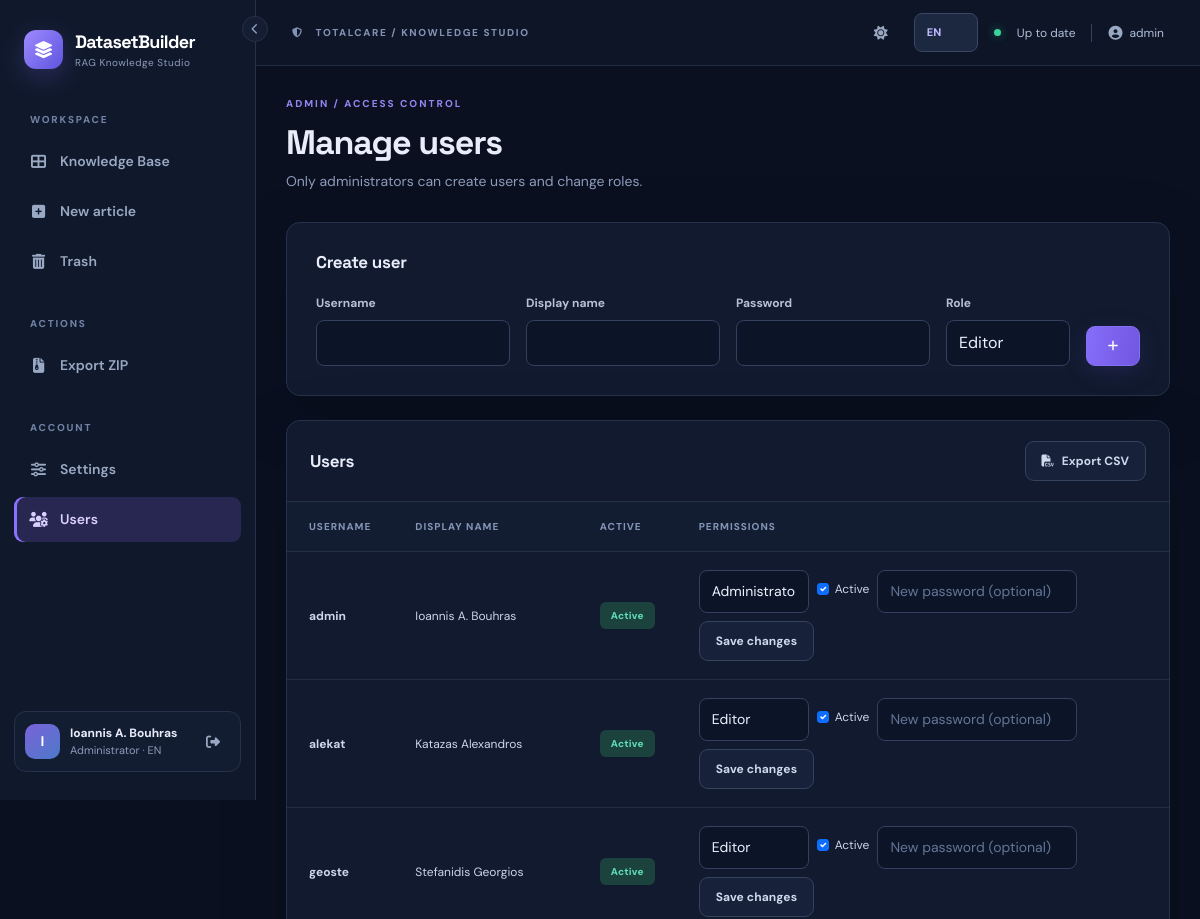
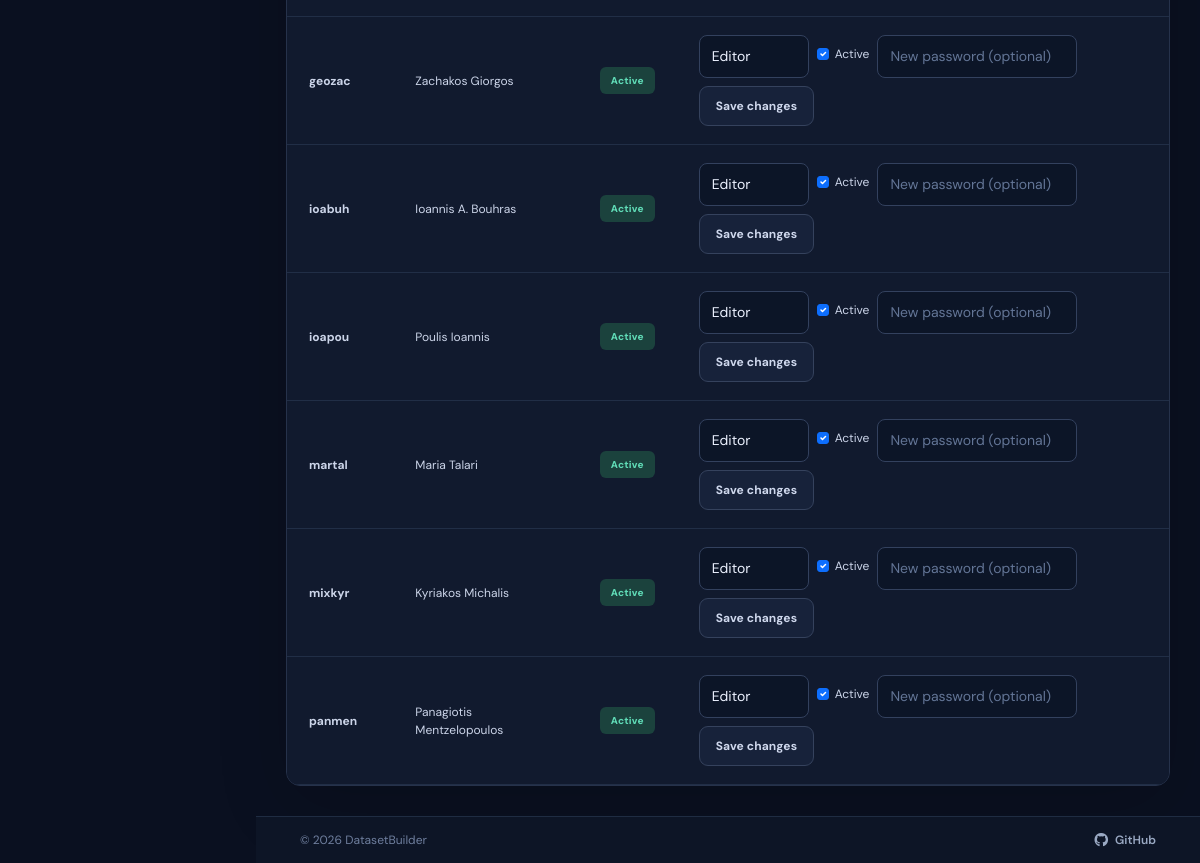
Page /admin/users (signed in) on the committed database (2 pictures, top to bottom).
### datasetbuilder/models.py (models this page shows, shortened)
class User(UserMixin, db.Model):
    __tablename__ = "users"
    id = db.Column(db.Integer, primary_key=True)
    username = db.Column(db.String(80), nullable=False, unique=True)
    display_name = db.Column(db.String(160), nullable=False)
    password_hash = db.Column(db.String(255), nullable=False)
    role = db.Column(db.String(20), nullable=False, default="editor")
    active = db.Column(db.Boolean, nullable=False, default=True)
    created_at = db.Column(db.DateTime, nullable=False, default=utcnow)
    last_login_at = db.Column(db.DateTime)
    preferred_language = db.Column(db.String(2), nullable=False, default="en")
    preferred_theme = db.Column(db.String(5), nullable=False, default="dark")
    @property
    def is_active(self):
        return self.active
    def can_edit(self):
        return self.role in ("admin", "editor")
    def is_admin(self):
        return self.role == "admin"

### datasetbuilder/admin.py (the view)
@bp.get('/users')
@login_required
def users():
    admin_only()
    accounts = (db.session.query(User).order_by(User.username.asc(), User.id.asc())
                .paginate(page=current_page(), per_page=PAGE_SIZE, error_out=False))
    return render_template('users.html', accounts=accounts)

### datasetbuilder/__init__.py (called while the page is built)
@login_manager.user_loader
def load_user(user_id):
    try:
        user = db.session.get(User, int(user_id))
        return user if user and user.active else None
    except (TypeError, ValueError):
        return None

### datasetbuilder/admin.py (called while the page is built)
def admin_only():
    if not current_user.is_admin():
        abort(403)

### datasetbuilder/i18n.py (called while the page is built)
def translate(key, lang='en'):
    return (EL if lang == 'el' else EN).get(key, EN.get(key, key))

### datasetbuilder/metadata_options.py (called while the page is built)
def all_options():
    options = {field: [] for field in OPTION_FIELDS}
    for option in db.session.query(MetadataOption).order_by(MetadataOption.position, MetadataOption.id):
        if option.field in options:
            options[option.field].append(option)
    return options

### datasetbuilder/pagination.py (called while the page is built)
def current_page():
    return max(request.args.get('page', 1, type=int), 1)

### datasetbuilder/templates/users.html (shortened to what this page needs)
{% extends 'base.html' %}
{% from '_pagination.html' import pagination with context %}
{% block content %}
<div class="wide-container users-page">
  <div class="page-head"><div><div class="eyebrow">{{ t('access_eyebrow')|upper }}</div><h1>{{ t('manage_users') }}</h1><p class="muted">{{ t('admin_access_text') }}</p></div></div>
  <div class="surface form-surface mb-4"><h2>{{ t('new_user') }}</h2>
    <form method="post" action="{{ url_for('admin.create_user') }}" class="row g-3 mt-1">
      <div class="col-md-3"><label class="form-label">{{ t('username') }}</label><input class="form-control" name="username" autocomplete="off" required minlength="3" maxlength="80"></div>
      <div class="col-md-3"><label class="form-label">{{ t('display_name') }}</label><input class="form-control" name="display_name" autocomplete="off" required></div>
      <div class="col-md-3"><label class="form-label">{{ t('password') }}</label><input class="form-control" type="password" name="password" autocomplete="new-password" required minlength="12"></div>
      <div class="col-md-2"><label class="form-label">{{ t('role') }}</label><select class="form-select" name="role"><option value="editor">{{ t('account_role_editor') }}</option></select></div>
      <div class="col-md-1 align-self-end"><button class="btn btn-primary w-100"><i class="fa-solid fa-plus"></i></button></div>
    </form>
  </div>
  <div class="surface">
    <div class="surface-header"><h2>{{ t('users') }}</h2><a class="btn btn-outline-light-custom" href="{{ url_for('admin.export_users_csv') }}"><i class="fa-solid fa-file-csv me-2"></i>{{ t('export_csv') }}</a></div>
    <div class="table-responsive"><table class="table data-table"><thead><tr><th>{{ t('username') }}</th><th>{{ t('display_name') }}</th><th>{{ t('active') }}</th><th>{{ t('permissions') }}</th></tr></thead><tbody>
      {% for u in accounts.items %}<tr><td><b>{{ u.username }}</b></td><td>{{ u.display_name }}</td><td><span class="status-pill {% if u.active %}status-approved{% else %}status-draft{% endif %}">{{ t('active_label') if u.active else t('inactive_label') }}</span></td><td><form class="d-flex flex-wrap align-items-center gap-2" method="post" action="{{ url_for('admin.update_user', user_id=u.id) }}"><input type="hidden" name="csrf_token" value="{{ csrf_token() }}"><select class="form-select form-select-sm" name="role" style="width:110px">{% for role in ['admin','editor','viewer'] %}<option value="{{ role }}" {% if u.role==role %}selected{% endif %}>{{ t('account_role_'+role) }}</option>{% endfor %}</select><label class="form-check mb-0"><input class="form-check-input" type="checkbox" name="active" {% if u.active %}checked{% endif %}> {{ t('active') }}</label><input type="password" class="form-control form-control-sm" name="password" autocomplete="new-password" minlength="12" placeholder="{{ t('new_password_optional') }}" style="max-width:200px"><button class="btn btn-sm btn-outline-light-custom">{{ t('save') }}</button></form></td></tr>{% endfor %}
    </tbody></table></div>
  </div>
</div>
{% endblock %}

### datasetbuilder/templates/base.html (shortened to what this page needs)
<!doctype html>
<html lang="{{ ui_lang }}" data-theme="{{ ui_theme }}">
<head>
  <link rel="stylesheet" href="{{ url_for('static', filename='vendor/bootstrap.min.css') }}">
  <link rel="stylesheet" href="https://cdnjs.cloudflare.com/ajax/libs/font-awesome/6.5.2/css/all.min.css">
  <link rel="stylesheet" href="{{ url_for('static', filename='css/app.css') }}">
  <link rel="stylesheet" href="{{ url_for('static', filename='css/print.css') }}" media="print">
</head>
<body class="{% if current_user.is_authenticated %}app-shell{% else %}login-shell{% endif %}{% if nav_collapsed %} nav-collapsed{% endif %}">
{% if current_user.is_authenticated %}
  <aside class="sidebar" id="appSidebar">
    <button type="button" class="nav-collapse-btn" id="nav-collapse" aria-controls="appSidebar" aria-expanded="true" title="{{ t('collapse_nav') }}"><i class="fa-solid fa-chevron-left"></i></button>
    <a class="brand" href="{{ url_for('main.dashboard') }}">
      <span class="brand-icon"><i class="fa-solid fa-layer-group"></i></span>
      <span class="brand-text"><strong>DatasetBuilder</strong><small>{{ t('tagline') }}</small></span>
    </a>
    <div class="sidebar-label">{{ t('workspace')|upper }}</div>
    <nav class="menu">
      <a class="menu-link {% if request.endpoint == 'main.dashboard' %}active{% endif %}" href="{{ url_for('main.dashboard') }}" title="{{ t('dashboard') }}"><i class="fa-solid fa-table-cells-large"></i> <span class="nav-text">{{ t('dashboard') }}</span></a>
      {% if current_user.can_edit() %}
      <a class="menu-link {% if request.endpoint == 'main.new_document' %}active{% endif %}" href="{{ url_for('main.new_document') }}" title="{{ t('new_article') }}"><i class="fa-solid fa-square-plus"></i> <span class="nav-text">{{ t('new_article') }}</span></a>
      {% endif %}
      {% if current_user.can_edit() %}<a class="menu-link {% if request.endpoint == 'main.trash' %}active{% endif %}" href="{{ url_for('main.trash') }}" title="{{ t('trash') }}"><i class="fa-solid fa-trash-can"></i> <span class="nav-text">{{ t('trash') }}</span></a>{% endif %}
    </nav>
    <div class="sidebar-label mt-4">{{ t('actions')|upper }}</div>
    <nav class="menu">
      <a class="menu-link" href="{{ url_for('main.export_zip') }}" id="nav-export" title="{{ t('export') }}"><i class="fa-solid fa-file-zipper"></i> <span class="nav-text">{{ t('export') }}</span></a>
    </nav>
    <div class="sidebar-label mt-4">{{ t('account')|upper }}</div>
    <nav class="menu">
      <a class="menu-link " href="{{ url_for('main.settings') }}" title="{{ t('settings') }}"><i class="fa-solid fa-sliders"></i> <span class="nav-text">{{ t('settings') }}</span></a>
      {% if current_user.is_admin() %}<a class="menu-link {% if request.endpoint == 'admin.users' %}active{% endif %}" href="{{ url_for('admin.users') }}" title="{{ t('users') }}"><i class="fa-solid fa-users-gear"></i> <span class="nav-text">{{ t('users') }}</span></a>{% endif %}
    </nav>
    <div class="sidebar-footer">
      <div class="user-avatar">{{ current_user.display_name[:1]|upper }}</div>
      <div class="user-mini"><b>{{ current_user.display_name }}</b><small>{{ t('account_role_'+current_user.role) }} · {{ 'EL' if ui_lang == 'el' else 'EN' }}</small></div>
      <form method="post" action="{{ url_for('auth.logout') }}"><input type="hidden" name="csrf_token" value="{{ csrf_token() }}"><button class="icon-btn" title="{{ t('logout') }}" aria-label="{{ t('logout') }}"><i class="fa-solid fa-right-from-bracket"></i></button></form>
    </div>
  </aside>
{% endif %}
<main class="{% if current_user.is_authenticated %}main-area{% else %}login-main{% endif %}">
{% if current_user.is_authenticated %}
  <header class="topbar">
    <div class="d-flex align-items-center gap-2"><span class="location-label"><i class="fa-solid fa-shield-halved me-2"></i> TOTALCARE / {{ t('knowledge_studio')|upper }}</span></div>
    <div class="d-flex align-items-center gap-3"><button class="icon-btn" id="theme-toggle" type="button" title="{{ t('switch_theme') }}" aria-label="{{ t('switch_theme') }}"><i class="fa-solid fa-{{ 'sun' if ui_theme == 'dark' else 'moon' }}"></i></button><form action="{{ url_for('main.change_language') }}" method="post" class="d-inline-flex align-items-center"><input type="hidden" name="csrf_token" value="{{ csrf_token() }}"><input type="hidden" name="next" value="{{ request.full_path }}"><select name="language" class="form-select form-select-sm lang-switch" aria-label="{{ t('preferred_language') }}"><option value="en" {% if ui_lang=='en' %}selected{% endif %}>EN</option><option value="el" {% if ui_lang=='el' %}selected{% endif %}>ΕΛ</option></select></form><span class="live-dot"></span><span class="topbar-note">{{ t('ready') }}</span><span class="topbar-user"><i class="fa-solid fa-user-circle"></i>{{ current_user.username }}</span></div>
  </header>
{% endif %}
  <div class="content-area {% block content_class %}{% endblock %}">{% block content %}{% endblock %}</div>
  <footer class="app-footer">
    <span class="app-footer-copy">&copy; {{ footer_year }} {{ footer_owner }}</span>
    <a class="app-footer-link" href="{{ footer_url }}" target="_blank" rel="noopener noreferrer"><i class="fa-brands fa-github"></i> GitHub</a>
  </footer>
</main>
<div class="toast-container position-fixed top-0 end-0 p-4" id="toast-container" style="z-index:11000;"></div>
</body>
</html>

### rows in the picture
User: display_name "I", display_name "Ioannis A. Bouhras", role "Administrator", preferred_language "EN", language "EN", username "admin", active "Active", active "☑", t "Active", t "Save changes"
User: username "alekat", display_name "Katazas Alexandros", active "Active", role "Editor", active "☑", t "Active", t "Save changes"
User: username "geoste", display_name "Stefanidis Georgios", active "Active", role "Editor", active "☑", t "Active", t "Save changes"
User: username "geozac", display_name "Zachakos Giorgos", active "Active", role "Editor", active "☑", t "Active", t "Save changes"
User: username "ioabuh", display_name "Ioannis A. Bouhras", active "Active", role "Editor", active "☑", t "Active", t "Save changes"
User: username "ioapou", display_name "Poulis Ioannis", active "Active", role "Editor", active "☑", t "Active", t "Save changes"
User: username "martal", display_name "Maria Talari", active "Active", role "Editor", active "☑", t "Active", t "Save changes"
User: username "mixkyr", display_name "Kyriakos Michalis", active "Active", role "Editor", active "☑", t "Active", t "Save changes"
User: username "panmen", display_name "Panagiotis Mentzelopoulos", active "Active", role "Editor", active "☑", t "Active", t "Save changes"

### other values in the picture
{{ t('tagline') }} "RAG Knowledge Studio"
{{ t('workspace')|upper }} "WORKSPACE"
{{ t('dashboard') }} "Knowledge Base"
{{ t('new_article') }} "New article"
{{ t('trash') }} "Trash"
{{ t('actions')|upper }} "ACTIONS"
{{ t('export') }} "Export ZIP"
{{ t('account')|upper }} "ACCOUNT"
{{ t('settings') }} "Settings"
{{ t('users') }} "Users"
{{ t('knowledge_studio')|upper }} "KNOWLEDGE STUDIO"
{{ t('ready') }} "Up to date"
{{ t('access_eyebrow')|upper }} "ADMIN / ACCESS CONTROL"
{{ t('manage_users') }} "Manage users"
{{ t('admin_access_text') }} "Only administrators can create users and change roles."
